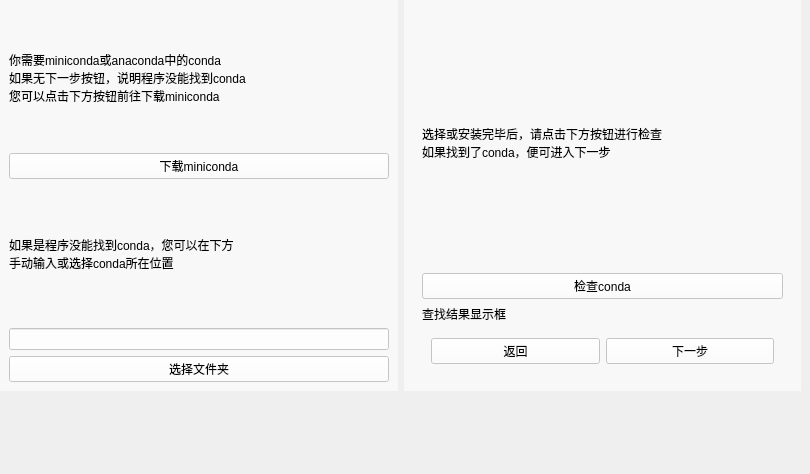
    <widget class="QWidget" name="pypage_3_2">
     <property name="styleSheet">
      <string notr="true">QWidget#pypage_3_2{
	
	background-image: url(:/image/image/background.png);
}</string>
     </property>
     <widget class="QWidget" name="widget_33" native="true">
      <property name="geometry">
       <rect>
        <x>0</x>
        <y>0</y>
        <width>801</width>
        <height>391</height>
       </rect>
      </property>
      <property name="sizePolicy">
       <sizepolicy hsizetype="Preferred" vsizetype="Preferred">
        <horstretch>0</horstretch>
        <verstretch>0</verstretch>
       </sizepolicy>
      </property>
      <property name="styleSheet">
       <string notr="true">background-color: rgba(255, 255, 255, 0);
font: 12pt &quot;Microsoft YaHei UI&quot;;</string>
      </property>
      <layout class="QHBoxLayout" name="horizontalLayout_19">
       <item>
        <widget class="QWidget" name="widget_86" native="true">
         <property name="sizePolicy">
          <sizepolicy hsizetype="MinimumExpanding" vsizetype="Expanding">
           <horstretch>0</horstretch>
           <verstretch>0</verstretch>
          </sizepolicy>
         </property>
         <property name="styleSheet">
          <string notr="true">QWidget#widget_86{
	background-color: rgba(255, 255, 255, 150);
}</string>
         </property>
         <layout class="QVBoxLayout" name="verticalLayout_41">
          <item>
           <widget class="QLabel" name="label_44">
            <property name="text">
             <string>你需要miniconda或anaconda中的conda
如果无下一步按钮，说明程序没能找到conda
您可以点击下方按钮前往下载miniconda</string>
            </property>
           </widget>
          </item>
          <item>
           <widget class="QPushButton" name="pushButton_31">
            <property name="styleSheet">
             <string notr="true">background-color: rgba(255, 255, 255, 200);</string>
            </property>
            <property name="text">
             <string>下载miniconda</string>
            </property>
           </widget>
          </item>
          <item>
           <widget class="QLabel" name="label_45">
            <property name="text">
             <string>如果是程序没能找到conda，您可以在下方
手动输入或选择conda所在位置</string>
            </property>
           </widget>
          </item>
          <item>
           <widget class="QLineEdit" name="path_input_6">
            <property name="styleSheet">
             <string notr="true">background-color: rgba(255, 255, 255, 200);</string>
            </property>
           </widget>
          </item>
          <item>
           <widget class="QPushButton" name="pushButton_32">
            <property name="styleSheet">
             <string notr="true">background-color: rgba(255, 255, 255, 200);</string>
            </property>
            <property name="text">
             <string>选择文件夹</string>
            </property>
           </widget>
          </item>
         </layout>
        </widget>
       </item>
       <item>
        <widget class="QWidget" name="widget_39" native="true">
         <property name="sizePolicy">
          <sizepolicy hsizetype="Expanding" vsizetype="Expanding">
           <horstretch>0</horstretch>
           <verstretch>0</verstretch>
          </sizepolicy>
         </property>
         <property name="styleSheet">
          <string notr="true">QWidget#widget_39{
	background-color: rgba(255, 255, 255, 150);
}</string>
         </property>
         <layout class="QVBoxLayout" name="verticalLayout_23">
          <item>
           <widget class="QWidget" name="widget_40" native="true">
            <property name="sizePolicy">
             <sizepolicy hsizetype="Preferred" vsizetype="Expanding">
              <horstretch>0</horstretch>
              <verstretch>0</verstretch>
             </sizepolicy>
            </property>
            <layout class="QVBoxLayout" name="verticalLayout_24">
             <item>
              <widget class="QLabel" name="label_46">
               <property name="text">
                <string>选择或安装完毕后，请点击下方按钮进行检查
如果找到了conda，便可进入下一步</string>
               </property>
              </widget>
             </item>
             <item>
              <widget class="QPushButton" name="pushButton_33">
               <property name="styleSheet">
                <string notr="true">background-color: rgba(255, 255, 255, 200);</string>
               </property>
               <property name="text">
                <string>检查conda</string>
               </property>
              </widget>
             </item>
             <item>
              <widget class="QLabel" name="notice_8">
               <property name="sizePolicy">
                <sizepolicy hsizetype="Preferred" vsizetype="Fixed">
                 <horstretch>0</horstretch>
                 <verstretch>0</verstretch>
                </sizepolicy>
               </property>
               <property name="text">
                <string>查找结果显示框</string>
               </property>
              </widget>
             </item>
             <item>
              <widget class="QWidget" name="widget_41" native="true">
               <property name="sizePolicy">
                <sizepolicy hsizetype="Expanding" vsizetype="Fixed">
                 <horstretch>0</horstretch>
                 <verstretch>0</verstretch>
                </sizepolicy>
               </property>
               <layout class="QHBoxLayout" name="horizontalLayout_20">
                <item>
                 <widget class="QPushButton" name="pushButton_34">
                  <property name="sizePolicy">
                   <sizepolicy hsizetype="Expanding" vsizetype="Fixed">
                    <horstretch>0</horstretch>
                    <verstretch>0</verstretch>
                   </sizepolicy>
                  </property>
                  <property name="styleSheet">
                   <string notr="true">background-color: rgba(255, 255, 255, 200);</string>
                  </property>
                  <property name="text">
                   <string>返回</string>
                  </property>
                 </widget>
                </item>
                <item>
                 <widget class="QPushButton" name="pynext_button_3_2">
                  <property name="sizePolicy">
                   <sizepolicy hsizetype="Expanding" vsizetype="Fixed">
                    <horstretch>0</horstretch>
                    <verstretch>0</verstretch>
                   </sizepolicy>
                  </property>
                  <property name="styleSheet">
                   <string notr="true">background-color: rgba(255, 255, 255, 200);</string>
                  </property>
                  <property name="text">
                   <string>下一步</string>
                  </property>
                 </widget>
                </item>
               </layout>
              </widget>
             </item>
            </layout>
           </widget>
          </item>
         </layout>
        </widget>
       </item>
      </layout>
     </widget>
     <widget class="QWidget" name="widget_81" native="true">
      <property name="geometry">
       <rect>
        <x>0</x>
        <y>390</y>
        <width>801</width>
        <height>75</height>
       </rect>
      </property>
      <property name="styleSheet">
       <string notr="true">QWidget#widget_81{
	image: url(:/image/image/py进度2.png);
    
	background-color: rgba(255, 255, 255, 0);
}</string>
      </property>
     </widget>
    </widget>
